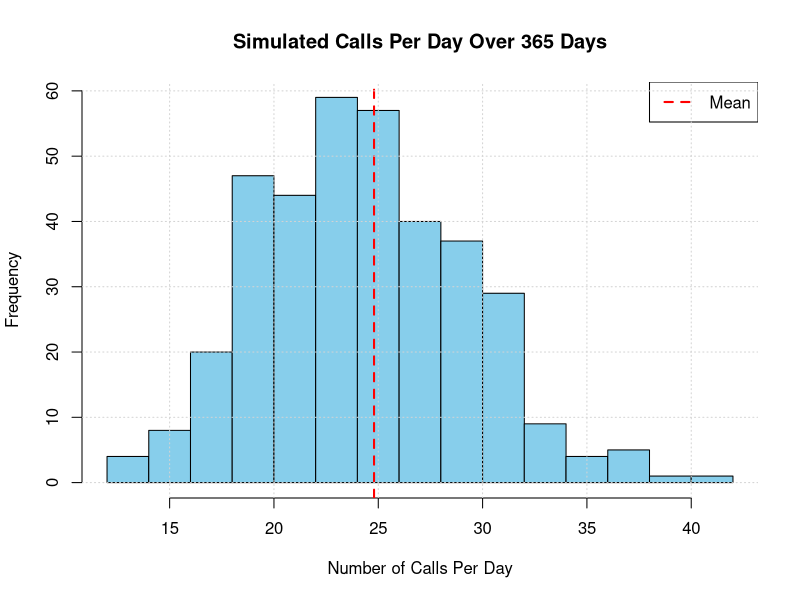

Source code (R):
# Parameters
average_calls_per_day = 25
num_days = 365

simulated_calls <- rpois(num_days, lambda = average_calls_per_day)

# Plot the distribution
hist(simulated_calls, col = "skyblue", main = "Simulated Calls Per Day Over 365 Days",
     xlab = "Number of Calls Per Day", ylab = "Frequency")

# Add labels and grid
abline(v = mean(simulated_calls), col = "red", lwd = 2, lty = 2)
legend("topright", legend = c("Mean"), col = c("red"), lwd = 2, lty = 2)
grid()